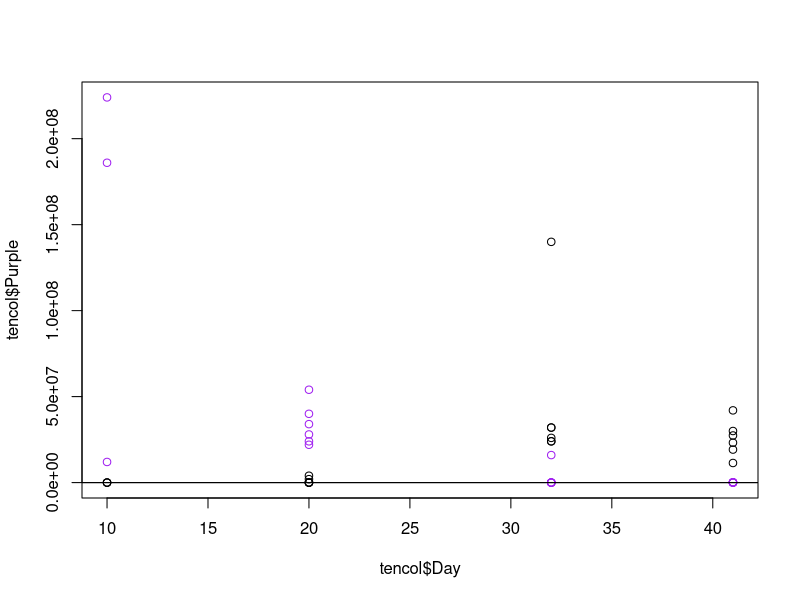
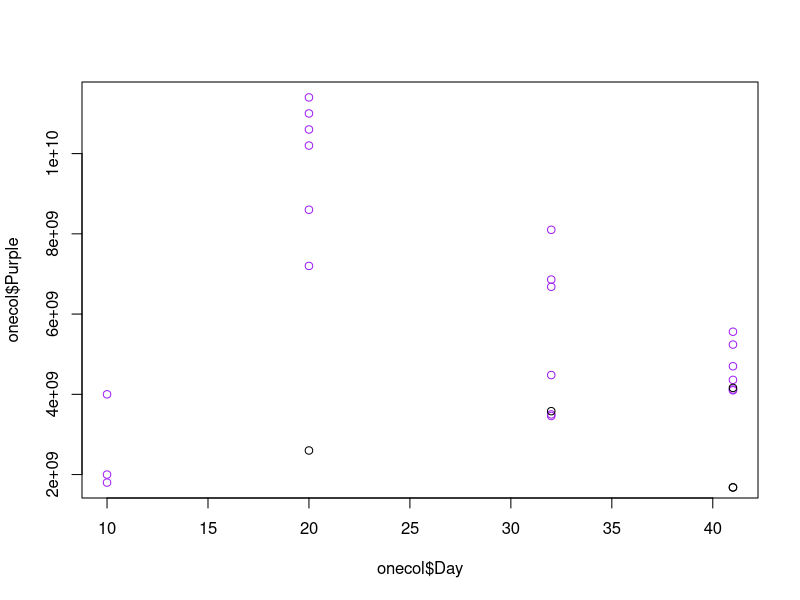

The R script that drew these images, in order:
# Starvation Culture Colony Count Analysis
# Jared Brewer
# Created: July 22, 2015
# Modified: July 22, 2015

# Run a regression and make a line plot.

tencol <- read.csv("StarvationColony_TenDay_07222015_WJB.csv", header = T)
onecol <- read.csv("StarvationColony_OneDay_07222015_WJB.csv", header = T)

# Look at relative abundance and graph separately.
# Also think about doing ratios instead of absolute numbers.

plot(tencol$Day, tencol$Purple, col='purple')
points(tencol$Day, tencol$White, col='black')
abline(lm(Day~Purple, data=tencol, col='purple'))
abline(lm(Day~White, data=tencol, col='black'))

# Run a regression and look for differences, one at a time.
tencolP.reg <- lm(Day~Purple, data=tencol)
summary(tencolP.reg)
# Significance! 

tencolW.reg <- lm(Day~White, data=tencol)
summary(tencolW.reg)
# More significance! 

plot(onecol$Day, onecol$Purple, col='purple')
points(onecol$Day, onecol$White, col='black')
abline(lm(Day~Purple, data=onecol, col='purple'))
abline(lm(Day~White, data=onecol, col='black'))

onecolP.reg <- lm(Day~Purple, data=onecol)
summary(onecolP.reg)
# Not signficant.

onecolW.reg <- lm(Day~White, data=onecol)
summary(onecolW.reg)
# Significant. 
